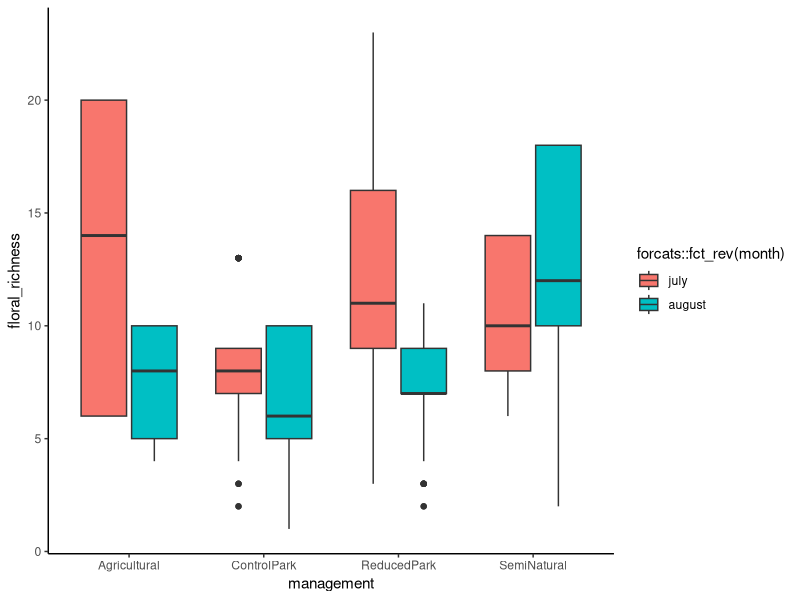
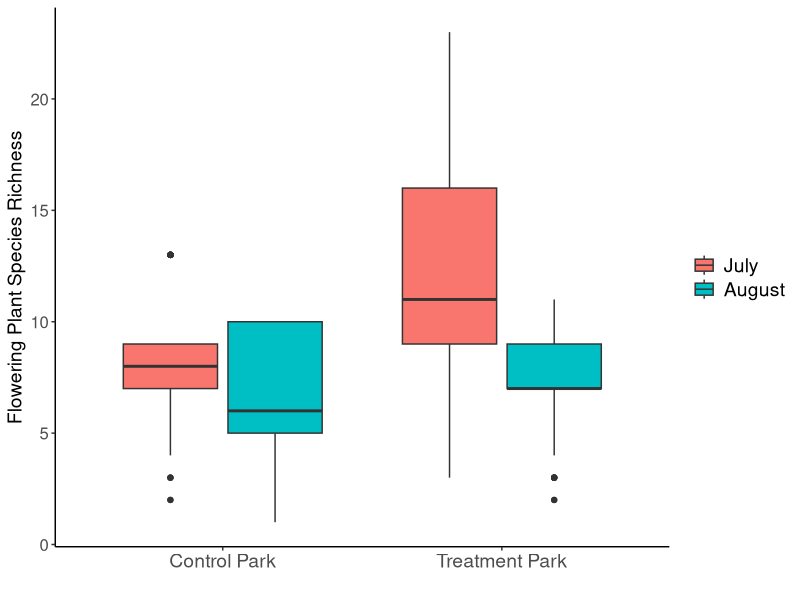
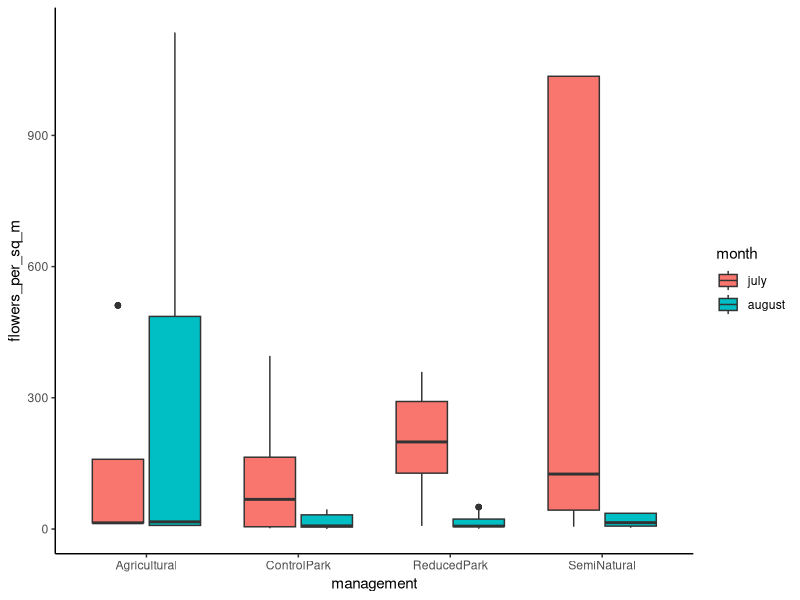
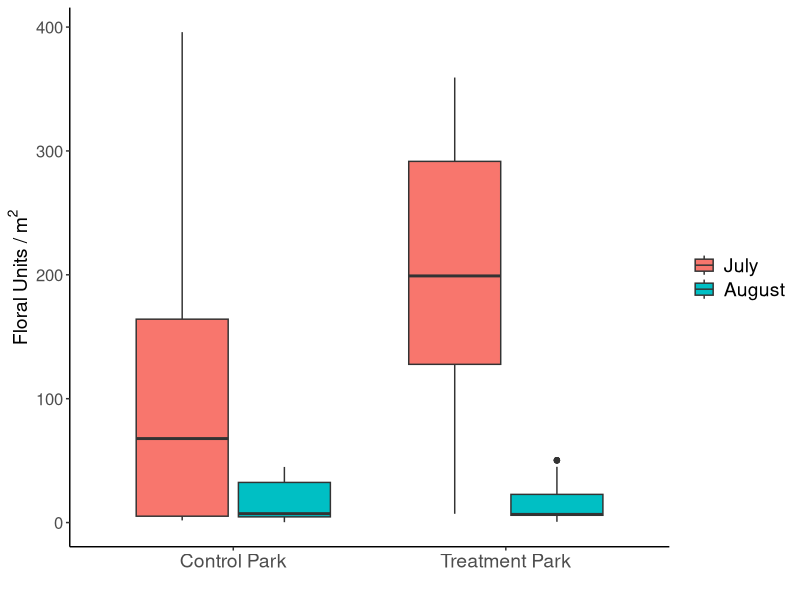
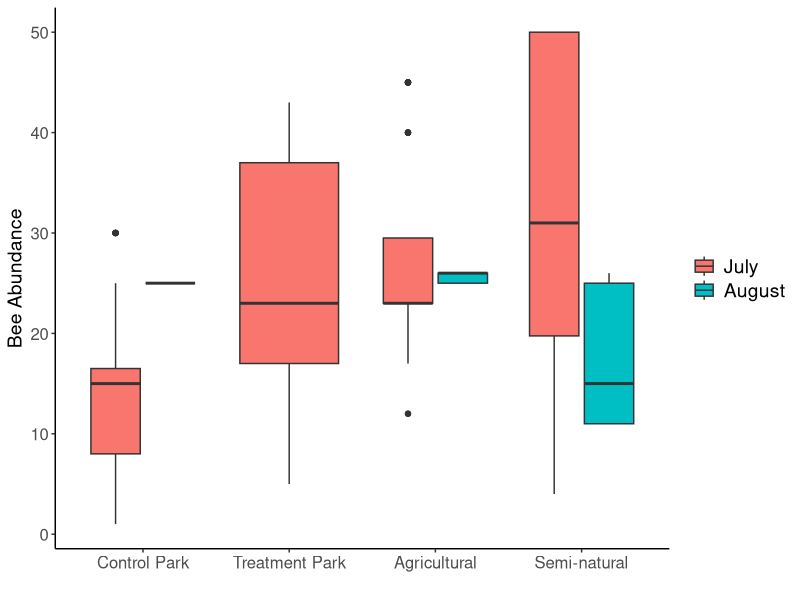
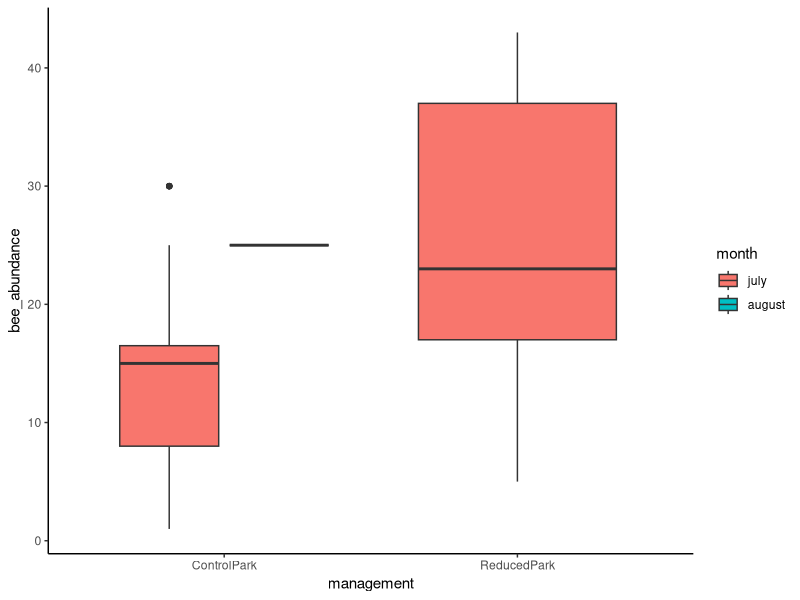
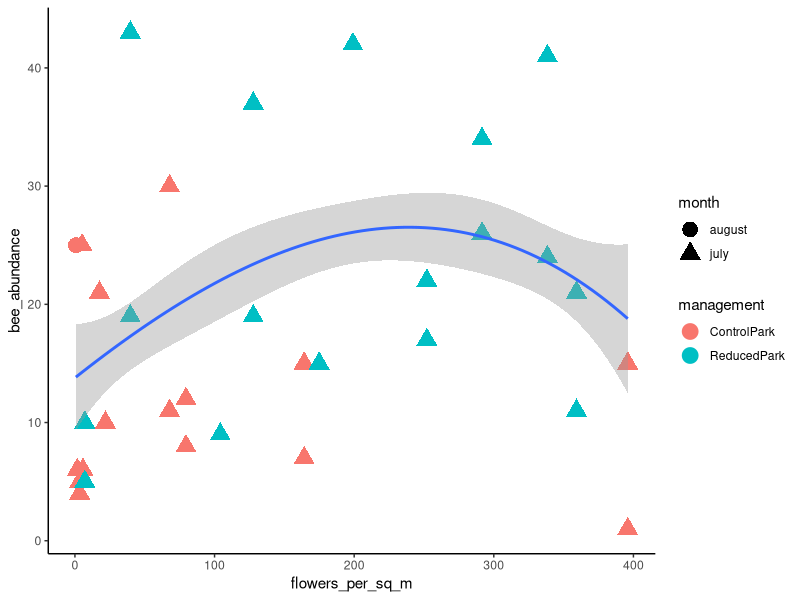

The R source for these figures, in order: (Note: this script raises an error after producing the figures.)
library(tidyverse)

# load data
floral_data <- read.csv("floral_abundances.csv")
site_gps_data <- read.csv("all_sites_2020.csv")
pollinator_data <- read.csv("all_sites_2020_labels_expanded.csv", na.strings=c(""," ","NA"))

# merge floral data and site data tables by site name
merged_df <- (floral_data %>% full_join(site_gps_data))

# reshape longwise to have row for each month|site combo
# new column (key) = month, new column (value) = number of floral units
merged_df_2 <- merged_df %>%
  # simplify column names to represent months before gathering
  rename(july = number_of_floral_units_july) %>%
  rename(august = number_of_floral_units_august) %>%
  gather(key = month, value = number_floral_units, 
         july:august)

# calculate floral richness 
# (count of rows that represent species|month|site)
# a value of -1 for number_floral_units represents absent
# from sytematically placed plots but present at the site.
# here, include these -1 values for richness at the site.
merged_df_summarised_2 <- merged_df_2 %>% 
  group_by(site, month) %>% 
  # remove rows where plant was flowering at site in 
  # other month but not the month specified in 'month'
  filter(number_floral_units != 0)  %>% 
  # count number of rows to get floral species richness
  add_count() %>%
  # add a more descriptive column name
  rename(floral_richness = n) %>%
  # remove these sites until decide what to do with it
  # everett_crowley and china_creek_north_park
  # are pollinator gardens, very different from 
  # a typical park and not necessarily reduced management but 
  # instead active flowering planting management.
  filter(site != "everett_crowley_park") %>% 
  filter(site != "china_creek_north_park")

# plot floral species richness my month|site
Q <- ggplot(merged_df_summarised_2, 
            aes(x = management, y = floral_richness)) +
  geom_boxplot(aes(fill = forcats::fct_rev(month))) +
  theme_classic()
Q

# plot floral species richness my month|site for parks only
Q2 <- ggplot(filter(merged_df_summarised_2, 
                    management == "ReducedPark" | management == "ControlPark"), 
            aes(x = management, y = floral_richness)) +
  geom_boxplot(aes(fill = forcats::fct_rev(month))) +
  theme_classic() +
  xlab("") + ylab("Flowering Plant Species Richness") +
  scale_x_discrete(breaks=c("ControlPark", "ReducedPark"),
                   labels=c("Control Park", "Treatment Park")) +
  theme(axis.text.x = element_text(size = 14)) +
  theme(axis.text.y = element_text(size = 12)) + 
  theme(axis.title.y = element_text(size = 14)) +
  theme(legend.text = element_text(size = 14)) +
  scale_fill_discrete(breaks=c("july", "august"),
                      labels=c("July", "August")) +
  theme(legend.title=element_blank())
Q2

# calculate sum of all floral units per site per month
# a value of -1 for number_floral_units represents absent
# from sytematically placed plots but present at the site.
# so do not want to include rows where number of floral units = -1
# in the floral unit density summary metric.
merged_df_summarised_3 <- merged_df_summarised_2 %>%
  group_by(site, month) %>%
  filter(number_floral_units > -1) %>%
  mutate(number_floral_units = na_if(number_floral_units, -1)) %>%
  # surveyed 15 plots so divide by 15 to get per m^2 value
  mutate(flowers_per_sq_m = 
           sum(number_floral_units)/15)

# plot floral abundance by month|site
P <- ggplot(merged_df_summarised_3, 
            aes(x = management, y = flowers_per_sq_m, fill = month)) +
  geom_boxplot(aes(fill = forcats::fct_rev(month))) +
  theme_classic()
P

# plot floral abundance by month|site for parks only
P2 <- ggplot(filter(merged_df_summarised_3, 
                    management == "ReducedPark" | management == "ControlPark"), 
            aes(x = management, y = flowers_per_sq_m, fill = month)) +
  geom_boxplot(aes(fill = forcats::fct_rev(month))) +
  theme_classic() +
  xlab("") + ylab(bquote("Floral Units / m" ^2)) +
  scale_x_discrete(breaks=c("ControlPark", "ReducedPark"),
                   labels=c("Control Park", "Treatment Park")) +
  theme(axis.text.x = element_text(size = 14)) +
  theme(axis.text.y = element_text(size = 12)) + 
  theme(axis.title.y = element_text(size = 14)) +
  theme(legend.text = element_text(size = 14)) +
  scale_fill_discrete(breaks=c("july", "august"),
                      labels=c("July", "August")) +
  theme(legend.title=element_blank())
P2

# use a two-sample t-test to compare flowers per sq m in reduced v control parks
# first filter out the agricultural and semi nat sites
df_parks_subset_july <- merged_df_summarised_3 %>%
  filter(management == "ReducedPark" | management == "ControlPark") %>%
  filter(month == "july")
df_parks_subset_august <- merged_df_summarised_3 %>%
  filter(management == "ReducedPark" | management == "ControlPark") %>%
  filter(month == "august")

# use Welch two sample t-test to compare the means of abundance
t.test(flowers_per_sq_m ~ management, data = df_parks_subset_july)
# there are more flowers/m^2 in reduced management parks in july
t.test(flowers_per_sq_m ~ management, data = df_parks_subset_august)
# there is no difference in flowers/m^2 between mangement approaches in august

# use Welch two sample t-test to compare the means of species richness
t.test(floral_richness ~ management, data = df_parks_subset_july)
t.test(floral_richness ~ management, data = df_parks_subset_august)
# there is a higher richness of flowering species near 
# the survey location at reduced management parks 
# in july and also in august

# edit or simulate: China creek Park (july: counted 1/3 plots in the pollinator garden),
# everett crowley park (july and august: counted plots in pollinator garden), 
# campbell rd (july: did not visit).

# group merged_df_summarised_3 by site and month to have 
# one row per site / month, while retaining management,
# and overall floral abundance and richness metrics 
merged_df_summarised_4 <- merged_df_summarised_3 %>%
  group_by(site, month, management) %>%
  summarise(floral_richness = mean(floral_richness),
            flowers_per_sq_m = mean(flowers_per_sq_m))

# clean pollinator data before merge
pollinator_data_2 <- pollinator_data %>%
  slice(262:1439) %>% # remove ubc farm dates in may and june
  filter(plant_or_pans == "pan trap") %>% # filter out hand netted specimens (from ubc farm) 
  drop_na(order) %>% # filter out rows where order is.na  
  mutate(month = ifelse(row_number() %in% 1:318, "july", "august"))
  # add a month column for pollinator data july for first half of matrix, august after
  # remember that the last four rows are actually late adds

# join by site and month to add management and floral data to pollinator observations
# reorder factor for figures with parks on the left
merged_df_pollinators <- pollinator_data_2 %>% 
                            left_join(merged_df_summarised_4) %>%
  mutate(management = fct_relevel(management, 
                            "ControlPark", "ReducedPark", 
                            "Agricultural", "SemiNatural"))

# calculate overall bee abundance per month|site
merged_df_pollinators_bees_only <- merged_df_pollinators %>%  
  filter(subclade == "Anthophila") %>% # filter for bees only
  group_by(index) %>%
  add_count() %>%
  # add a more descriptive column name
  rename(bee_abundance = n) %>%
  # remove this site until decide what to do with it
  # everett_crowley is a pollinator garden, very different from 
  # a typical park and not necessarily reduced management but instead
  # active flowering planting management.
  filter(site != "everett_crowley_park") %>%
  filter(site != "china_creek_north_park")
  

# plot bee abundance by month|site
R <- ggplot(merged_df_pollinators_bees_only, 
            aes(x = management, y = bee_abundance, fill = month)) +
  geom_boxplot(aes(fill = forcats::fct_rev(month))) +
  theme_classic() +
  xlab("") + ylab("Bee Abundance") +
  scale_x_discrete(breaks=c("Agricultural", "ControlPark", 
                            "ReducedPark", "SemiNatural"),
                   labels=c("Agricultural", "Control Park", 
                            "Treatment Park", "Semi-natural")) +
  theme(axis.text.x = element_text(size = 12)) +
  theme(axis.text.y = element_text(size = 12)) + 
  theme(axis.title.y = element_text(size = 14)) +
  theme(legend.text = element_text(size = 14)) +
  scale_fill_discrete(breaks=c("july", "august"),
                      labels=c("July", "August")) +
  theme(legend.title=element_blank())
R

# plot bee abundance by month|site for parks only
R2 <- ggplot(filter(merged_df_pollinators_bees_only, 
                    management == "ReducedPark" | management == "ControlPark"), 
             aes(x = management, y = bee_abundance, fill = month)) +
  geom_boxplot(aes(fill = forcats::fct_rev(month))) +
  theme_classic()
R2

# plot bee abundance by flowers per sq m
# retry below (plot R4) as log transformed w and w/out random effects
R3 <- ggplot(filter(merged_df_pollinators_bees_only, 
                    management == "ReducedPark" | management == "ControlPark"), 
             aes(x = flowers_per_sq_m, y = bee_abundance)) +
  geom_point(aes(colour = management, shape = month), size = 5) +
  geom_smooth(method = lm, formula = y ~ splines::bs(x, 3)) +
  theme_classic()
R3

# filter df for parks only
parks_bees <- filter(merged_df_pollinators_bees_only, 
       management == "ReducedPark" | management == "ControlPark")

# use Welch two sample t-test to compare the means of abundance
t.test(bee_abundance ~ management, 
       data = filter(parks_bees, month == "july"))
# there is higher bee abundance in reduced management parks in july
t.test(bee_abundance ~ management, 
       data = filter(parks_bees, month == "august"))
# there is higher bee abundance in reduced management parks in august

# explore relationships between local floral abundance and bee abundance
# fit linear regression for log transformed data
log_log_abundance_model <- lm(data = parks_bees, 
                              log(bee_abundance) ~ log(flowers_per_sq_m))
summary(log_log_abundance_model)

# fit linear regression for log transformed data w random effect
log_log_abundance_mixed_model <- lme4::lmer(data = parks_bees, 
                              log(bee_abundance) ~ log(flowers_per_sq_m) + 
                                (1|management))
summary(log_log_abundance_mixed_model)
lme4::ranef(log_log_abundance_mixed_model, condVar = TRUE)

lattice::dotplot(lme4::ranef(log_log_abundance_mixed_model, condVar = TRUE))
anova(log_log_abundance_mixed_model, log_log_abundance_model)
# including management as a random effect significantly improves model fit

# plot bee abundance by flowers per sq m as a log log
R4 <- ggplot(parks_bees, 
             aes(x = log(flowers_per_sq_m), y = log(bee_abundance))) +
  geom_point(aes(colour = management, shape = month), size = 5) +
  # replot with seperate lm's for management types
  geom_smooth(data = subset(parks_bees, management == "ReducedPark"), 
              method = "lm", se = FALSE, color = "#00BFC4") +
  geom_smooth(data = subset(parks_bees, management == "ControlPark"), 
              method = "lm", se = FALSE, color = "#F8766D") +
  theme_classic() +
  ylab("log(Bee Abundance)") + xlab(bquote("log(Floral Units / m" ^2~ ")")) +
  theme(axis.text.x = element_text(size = 12)) +
  theme(axis.text.y = element_text(size = 12)) + 
  theme(axis.title.x = element_text(size = 14)) +
  theme(axis.title.y = element_text(size = 14)) +
  theme(legend.text = element_text(size = 14)) +
  scale_colour_discrete(breaks=c("ControlPark", "ReducedPark"),
                      labels=c("Control Park", "Treatment Park")) +
  scale_shape_discrete(breaks=c("july", "august"),
                        labels=c("July", "August")) +
  theme(legend.title=element_blank()) +
R4

hist(parks_bees$bee_abundance, main = "", breaks = 100, col = "grey", border = "grey")
hist(log(parks_bees$bee_abundance), main = "", breaks = 50, col = "grey", border = "grey")
abline(v = log(mean(parks_bees$bee_abundance)), col = "red", lwd = 2)   
abline(v = mean(log(parks_bees$bee_abundance)), col = "blue", lwd = 2)


# use Welch two sample t-test to compare the means of abundance
merged_df_pollinators_bees_only_july <- merged_df_pollinators_bees_only %>% 
  filter(management == "ControlPark" | management == "ReducedPark") %>%
  filter(month == "july")  
  
  t.test(bee_abundance ~ management, data = merged_df_pollinators_bees_only_july)
  # there are more bees per site in reduced management parks in july

merged_df_pollinators_bees_only_august <- merged_df_pollinators_bees_only %>% 
  filter(management == "ControlPark" | management == "ReducedPark") %>%
  filter(month == "august")  
  
  t.test(bee_abundance ~ management, data = merged_df_pollinators_bees_only_august)
  # there are more bees per site in reduced management parks in august

# repeat with fly data  
merged_df_pollinators_syrphid_only <- merged_df_pollinators %>%  
  filter(family == "Syrphidae") %>% # filter for bees only
  group_by(index) %>%
  add_count() %>%
  # add a more descriptive column name
  rename(syrphid_abundance = n) %>%
  # remove this site until decide what to do with it
  # everett_crowley is a pollinator garden, very different from 
  # a typical park and not necessarily reduced management but instead
  # active flowering planting management.
  filter(site != "everett_crowley_park") %>%
  filter(site != "china_creek_north_park")

# plot syrphid fly abundance by month|site
S <- ggplot(merged_df_pollinators_syrphid_only, 
            aes(x = management, y = syrphid_abundance, fill = month)) +
  geom_boxplot(aes(fill = forcats::fct_rev(month))) +
  theme_classic() +
  xlab("") + ylab("Syrphid Fly Abundance") +
  scale_x_discrete(breaks=c("Agricultural", "ControlPark", 
                            "ReducedPark", "SemiNatural"),
                   labels=c("Agricultural", "Control Park", 
                            "Treatment Park", "Semi-natural")) +
  theme(axis.text.x = element_text(size = 12)) +
  theme(axis.text.y = element_text(size = 12)) + 
  theme(axis.title.y = element_text(size = 14)) +
  theme(legend.text = element_text(size = 14)) +
  scale_fill_discrete(breaks=c("july", "august"),
                      labels=c("July", "August")) +
  theme(legend.title=element_blank())
S

# calculate overall wasp abundance per month|site
merged_df_pollinators_wasps_only <- merged_df_pollinators %>%  
  filter(subclade == "not_Anthophila") %>% # filter for non-bee wasps only
  group_by(index) %>%
  add_count() %>%
  # add a more descriptive column name
  rename(total_wasp_abundance = n) %>%
  # add column 1 if family is Vespidae or 0 if not Vespidae 
  mutate(is_Vespidae = ifelse(family == "Vespidae", "Vespidae", "other Hymenoptera")) %>%
  # remove this site until decide what to do with it
  # everett_crowley is a pollinator garden, very different from 
  # a typical park and not necessarily reduced management but instead
  # active flowering planting management.
  group_by(index, is_Vespidae) %>%
  add_count() %>%
  # add a more descriptive column name
  rename(wasp_type_abundance = n) %>%
  filter(site != "everett_crowley_park") %>%
  filter(site != "china_creek_north_park")

# plot wasp fly abundance by month|site
T <- ggplot(merged_df_pollinators_wasps_only, 
            aes(x = management, y = wasp_type_abundance, fill = month)) +
  geom_boxplot(aes(fill = forcats::fct_rev(month))) +
  facet_wrap(~is_Vespidae) +
  theme_classic() +
  xlab("") + ylab("Wasp Abundance") +
  scale_x_discrete(breaks=c("Agricultural", "ControlPark", 
                            "ReducedPark", "SemiNatural"),
                   labels=c("Agricultural", "Control Park", 
                            "Treatment Park", "Semi-natural")) +
  theme(axis.text.x = element_text(size = 12)) +
  theme(axis.text.y = element_text(size = 12)) + 
  theme(axis.title.y = element_text(size = 14)) +
  theme(legend.text = element_text(size = 14)) +
  scale_fill_discrete(breaks=c("july", "august"),
                      labels=c("July", "August")) +
  theme(legend.title=element_blank())
T
